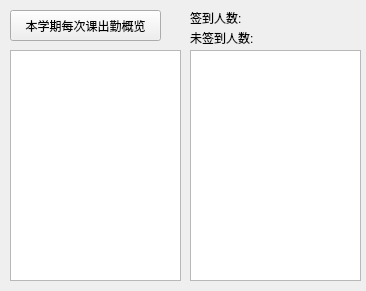
<?xml version="1.0" encoding="UTF-8"?>
<ui version="4.0">
 <class>Frame_query</class>
 <widget class="QWidget" name="Frame_query">
  <property name="geometry">
   <rect>
    <x>0</x>
    <y>0</y>
    <width>366</width>
    <height>291</height>
   </rect>
  </property>
  <property name="windowTitle">
   <string>Form</string>
  </property>
  <widget class="QPushButton" name="query_by_course">
   <property name="geometry">
    <rect>
     <x>10</x>
     <y>10</y>
     <width>151</width>
     <height>31</height>
    </rect>
   </property>
   <property name="text">
    <string>本学期每次课出勤概览</string>
   </property>
  </widget>
  <widget class="QTableView" name="courseSign">
   <property name="geometry">
    <rect>
     <x>10</x>
     <y>50</y>
     <width>171</width>
     <height>231</height>
    </rect>
   </property>
  </widget>
  <widget class="QTableView" name="signInfo">
   <property name="geometry">
    <rect>
     <x>190</x>
     <y>50</y>
     <width>171</width>
     <height>231</height>
    </rect>
   </property>
  </widget>
  <widget class="QLabel" name="signedNum">
   <property name="geometry">
    <rect>
     <x>190</x>
     <y>10</y>
     <width>101</width>
     <height>16</height>
    </rect>
   </property>
   <property name="text">
    <string>签到人数:</string>
   </property>
  </widget>
  <widget class="QLabel" name="unSignedNum">
   <property name="geometry">
    <rect>
     <x>190</x>
     <y>30</y>
     <width>111</width>
     <height>16</height>
    </rect>
   </property>
   <property name="text">
    <string>未签到人数:</string>
   </property>
  </widget>
 </widget>
 <resources/>
 <connections/>
</ui>
